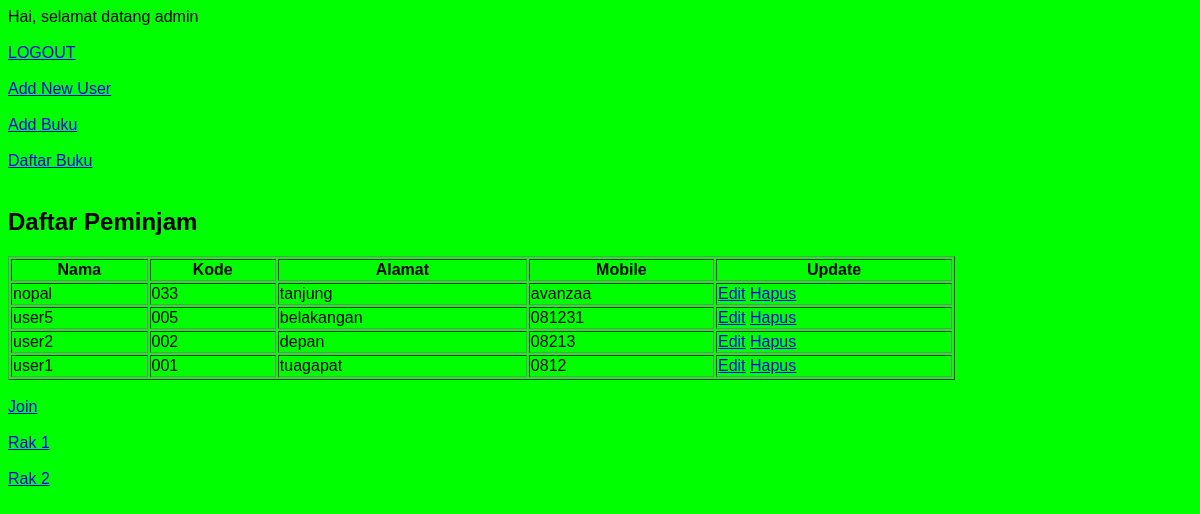
/index_admin.php (signed in), run on the app's committed database.
### tables this page shows
CREATE TABLE `user` (
  `nama` varchar(50) NOT NULL,
  `kode` varchar(50) NOT NULL,
  `nim` int(255) NOT NULL,
  `alamat` varchar(255) NOT NULL,
  `mobile` varchar(255) NOT NULL
);

### index_admin.php (the view, shortened to what this page needs)
<?php
include_once("config.php");
echo "Hai, selamat datang ". $_SESSION['username'];
$result = mysqli_query($mysqli, "SELECT * FROM user ORDER BY kode DESC");
?>
<a href="logout.php">LOGOUT</a><br/><br/>
<html>
<head>
</head>
<body>
<link rel="stylesheet" type="text/css" href="style.css">
<a href="adduser.php">Add New User</a><br/><br/>
<a href="addbuku.php">Add Buku</a><br/><br/>
<a href="daftarbuku_admin.php">Daftar Buku</a><br/><br/>
    <h2>Daftar Peminjam</h2>
    <table width='80%' border=1>
    <tr>
        <th>Nama</th> <th>Kode</th><th>Alamat</th><th>Mobile</th><th>Update</th>
    </tr>
    <?php
    while($data = mysqli_fetch_array($result)) {
        ?>
    <tr>
                            <td ><?php echo $data['nama']; ?></td>
                            <td ><?php echo $data['kode']; ?></td>
                            <td ><?php echo $data['alamat']; ?></td>
                            <td ><?php echo $data['mobile']; ?></td>
                            <td>
                            <a href ="edituser.php?nama=<?php echo $data['nama']; ?>" class="btn btn-warning btn-rounded btn-sm my-0">Edit</a>
                             <a href ="deleteuser.php?nama=<?php echo $data['nama']; ?>"  class="btn btn-danger btn-rounded btn-sm my-0">Hapus</a>
                            </td>
                        </tr>
<?php } ?>
    </table>
    <br/>
    <a href="join_admin.php">Join</a><br/><br/>
    <a href="norak1_admin.php">Rak 1</a><br/><br/>
    <a href="norak2_admin.php">Rak 2</a><br/><br/>
</body>
</html>

### style.css (style rules this page uses)
body { background: #00ff00; font-family: Arial, Helvetica, sans-serif; color: #000000; }
a { font-family: Arial, Helvetica, sans-serif; }
h2 { font-family: Arial, Helvetica, sans-serif; }

### data on the page
user: nama "nopal", kode "033", alamat "tanjung", mobile "avanzaa"
user: nama "user5", kode "005", alamat "belakangan", mobile "081231"
user: nama "user2", kode "002", alamat "depan", mobile "08213"
user: nama "user1", kode "001", alamat "tuagapat", mobile "0812"

### other printed values
$_SESSION['username'] "admin"
